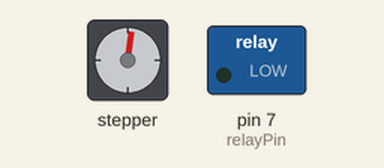
Simulated run of this sketch. Board: Arduino Uno, built with avr-gcc and run on an emulated ATmega328P. On the bench: stepper motor, switched loads named in the sketch (green lamp = pin HIGH). Dashed ring = blinking. Stepper angles assume 200 steps per turn.

Above: at 0.05 s.
Timing chart, 0 to 3.2 s (numbered marks = the images above):
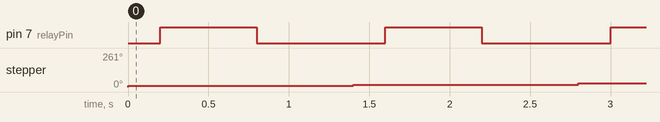

Measured:
- by itself, pin 7 (relayPin): alternates HIGH for 0.60 s and LOW for 0.80 s

The sketch:

sketch_mar4a.ino
```cpp
const int relayPin = 7;

#include <Stepper.h>

const int stepsPerRevolution = 200;  // change this to fit the number of steps per revolution
// for your motor

// initialize the stepper library on pins 8 through 11:
Stepper myStepper(stepsPerRevolution, 8, 9, 10, 11);

int stepCount = 0;         // number of steps the motor has taken

void setup()
{
  pinMode(relayPin, OUTPUT);
}

void loop()
{
  myStepper.step(5);
  // Serial.print("steps:");
  // Serial.println(stepCount);
  // stepCount++;
  delay(200);
  digitalWrite(relayPin, HIGH);
  delay(600);
  digitalWrite(relayPin, LOW);
  delay(600);
}
```
